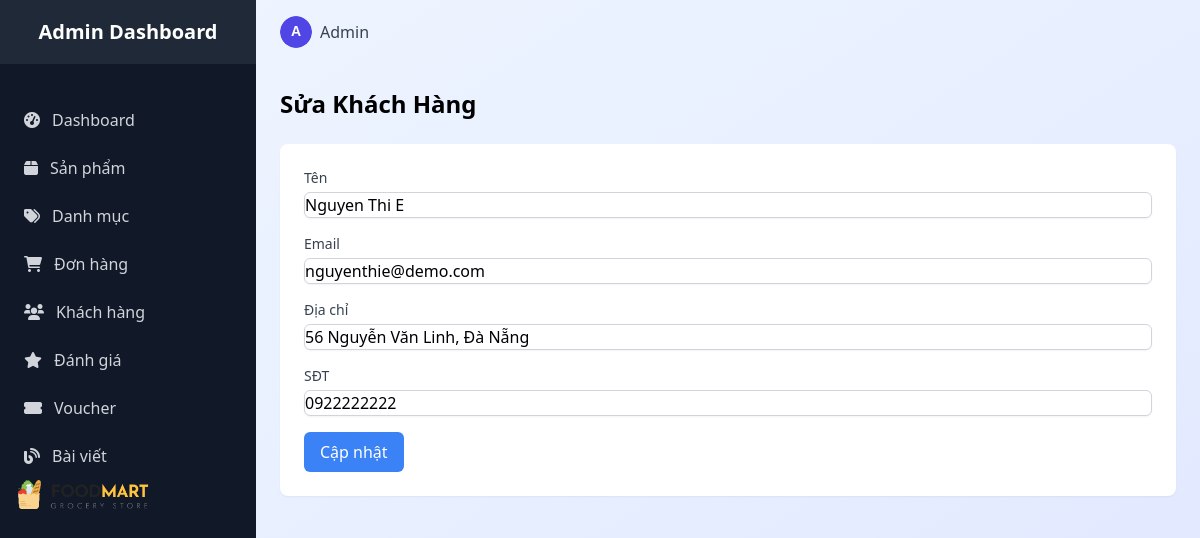
/admin/admin_customer/edit/?id=12 (signed in), run on the app's committed database.
### tables this page shows
CREATE TABLE `users` (
  `id` int(11) NOT NULL,
  `name` varchar(100) NOT NULL,
  `email` varchar(150) NOT NULL,
  `address` varchar(255) DEFAULT NULL,
  `phone` varchar(50) DEFAULT NULL,
  `password` varchar(255) NOT NULL,
  `role` enum('user','admin') DEFAULT 'user',
  `created_at` timestamp NOT NULL DEFAULT current_timestamp()
);

### index.php (called while the page is built, shortened)
<?php
require_once ROOT . "core" . DIRECTORY_SEPARATOR . "database.php";
$app = new App();

### core/database.php (called while the page is built, shortened)
<?php
class Database {
    public function __construct() {
        $this->conn = new mysqli(DB_HOST, DB_USER, DB_PASS, DB_NAME);
    }
}

### models/CustomerModel.php (called while the page is built, shortened)
<?php
require_once ROOT . "core/database.php";
class CustomerModel extends Database {
    public function getCustomerById($id) {
        $stmt = $this->conn->prepare("SELECT * FROM users WHERE id = ?");
        $stmt->bind_param("i", $id);
        $stmt->execute();
        $result = $stmt->get_result();
        return $result->fetch_assoc();
    }
}
?>

### views/admin/customer/customer_edit.php (the view)
<?php
$customer = $data['customer'] ?? [];
?>
<body class="bg-gradient-to-br from-blue-50 to-indigo-100 min-h-screen">
<?php include ROOT. '/views/admin/layouts/sidebar.php'; ?>
    <div class="lg:ml-64">
    <?php include ROOT. '/views/admin/layouts/header.php'; ?>
        <main class="p-6">
            <h2 class="text-2xl font-bold mb-6">Sửa Khách Hàng</h2>
            <form action="/FoodMartLab/admin/admin_customer/edit/?id=<?php echo $customer['id']; ?>" method="post" class="bg-white rounded-lg shadow-sm p-6">
                <div class="mb-4">
                    <label for="name" class="block text-sm font-medium text-gray-700">Tên</label>
                    <input type="text" id="name" name="name" value="<?php echo htmlspecialchars($customer['name'] ?? ''); ?>" class="mt-1 block w-full border border-gray-300 rounded-md shadow-sm">
                </div>
                <div class="mb-4">
                    <label for="email" class="block text-sm font-medium text-gray-700">Email</label>
                    <input type="email" id="email" name="email" value="<?php echo htmlspecialchars($customer['email'] ?? ''); ?>" class="mt-1 block w-full border border-gray-300 rounded-md shadow-sm">
                </div>
                <div class="mb-4">
                    <label for="address" class="block text-sm font-medium text-gray-700">Địa chỉ</label>
                    <input type="address" id="address" name="address" value="<?php echo htmlspecialchars($customer['address'] ?? ''); ?>" class="mt-1 block w-full border border-gray-300 rounded-md shadow-sm">
                </div>
                <div class="mb-4">
                    <label for="phone" class="block text-sm font-medium text-gray-700">SĐT</label>
                    <input type="text" id="phone" name="phone" value="<?php echo htmlspecialchars($customer['phone'] ?? ''); ?>" class="mt-1 block w-full border border-gray-300 rounded-md shadow-sm">
                </div>
                <button type="submit" class="bg-blue-500 text-white px-4 py-2 rounded-md">Cập nhật</button>
            </form>
        </main>
    </div>
</body>

### assets/admin/css/styles.css (style rules this page uses)
body { box-sizing: border-box; }

### data on the page
users: name "Nguyen Thi E", email "nguyenthie@demo.com", address "56 Nguyễn Văn Linh, Đà Nẵng", phone "0922222222"
